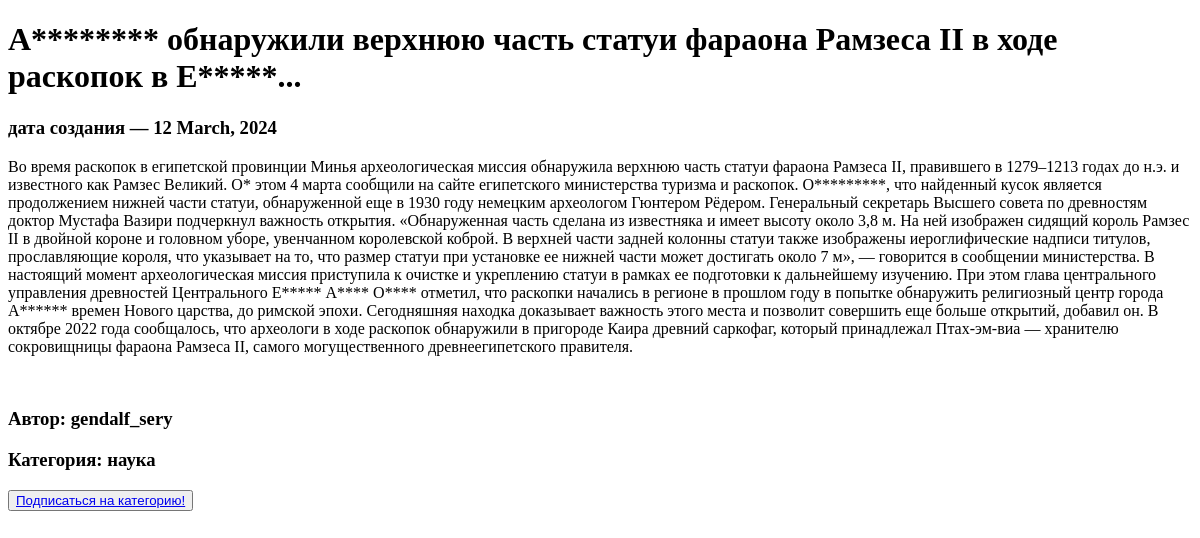
Page /main/articles/8 on the earlier database version.
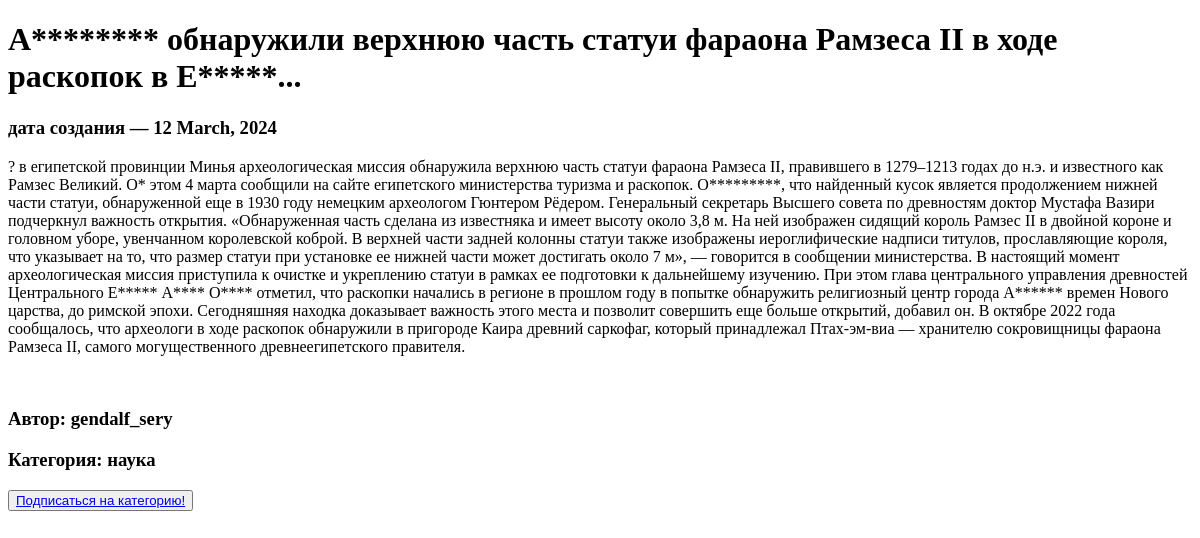
Same page on the later database version.
### news/models.py (models this page shows, shortened)
class Post(models.Model):
    news = 'NEWS'
    post = 'POST'
    author = models.ForeignKey(Author, on_delete=models.CASCADE, null=True)
    post_or_news = models.CharField(max_length=4, choices=POSITIONS, default=news)
    date_time_creation_post = models.DateTimeField(null=True, auto_now_add=True)
    categories = models.ManyToManyField(Category, through='PostCategory')
    title = models.CharField(default='...', max_length=255)
    text = models.TextField(default='...')
    rating = models.FloatField(default=0.0)
    class Meta:
        ordering = ['-date_time_creation_post']

class Author(models.Model):
    user = models.OneToOneField(User, on_delete=models.CASCADE, null=True)
    rating = models.FloatField(default=0.0)
    def __str__(self):
        author_name = self.user.username
        return author_name

class User(AbstractUser):
    subscriptions = models.ManyToManyField(Category, through='SubscriptionsCategory')

### news/views.py (the view)
# urls.py: path('articles/<int:pk>', PostDetail.as_view(), name='post_detail'),
class PostDetail(DetailView):
    model = Post
    template_name = 'post.html'
    context_object_name = 'post'

### news/templatetags/custom_filters.py (called while the page is built)
@register.filter()
def punctuation_marks(value, mark='ellipsis'):
    postfix = CURRENCIES_SYMBOLS[mark]
    return f'{value}{postfix}'

@register.filter()
def censor(value):
    text = value.split()
    new_text = []
    for i in range(len(text)):
        word = text[i]
        first_symbol = word[0]
        if first_symbol in 'АИЕЁОУЫЭЮЯ':
            new_word = first_symbol
            if len(word) == 1:
                new_word = '*'
                new_text.append(new_word)
            else:
                for x in range(len(word)):
                    if x != 0:
                        if word[x].isalnum():
                            new_word += '*'
                        else:
                            new_word += word[x]
                new_text.append(new_word)
        else:
            new_text.append(word)
    new_text = ' '.join(new_text)
    return new_text

### templates/post.html (shortened to what this page needs)
{% extends 'flatpages/default.html' %}
{% load custom_filters %}
{% load custom_tags %}
{% block content %}
<h1>{{ post.title|punctuation_marks|censor }}</h1>
<h3> дата создания — {{ post.date_time_creation_post|date:'j F, Y' }}</h3>
<p>{{ post.text|censor }}</p>
<br/>
<h3>Автор: {{ post.author }}</h3>
{% for category in post.categories.all %}
<h3>Категория: {{ category.news_category }}</h3>
{% endfor %}
<button> <a href="/main/subscribe/<int:pk>/"> Подписаться на категорию!</a> </button>
{% endblock content %}

Differences in the rows shown:
changed Post "gendalf_sery": text|censor "Во время раскопок в египетской провинции Минья…" → "? в египетской провинции Минья…"
